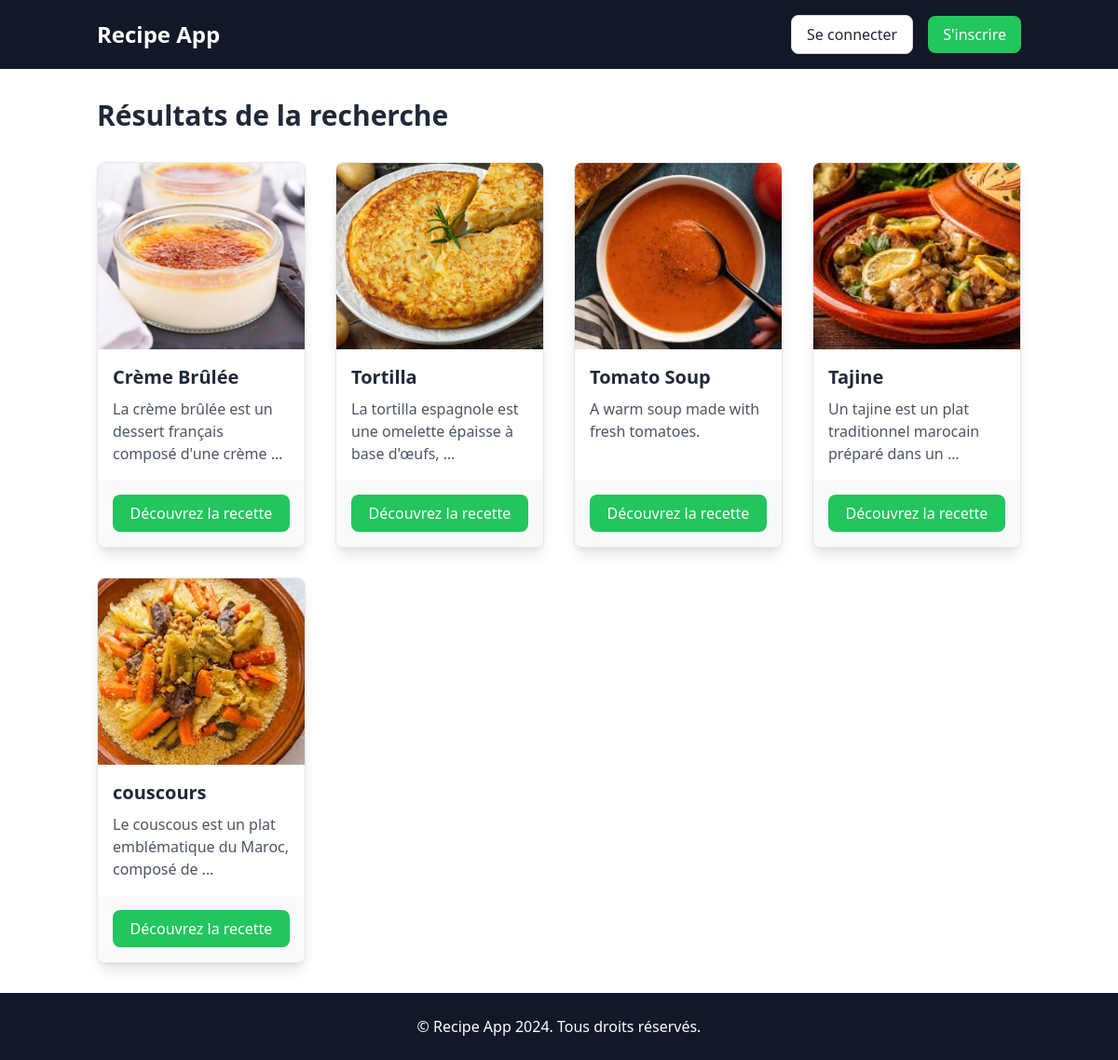
/recipes/chercher_recette/, run on an earlier commit of the app's database.
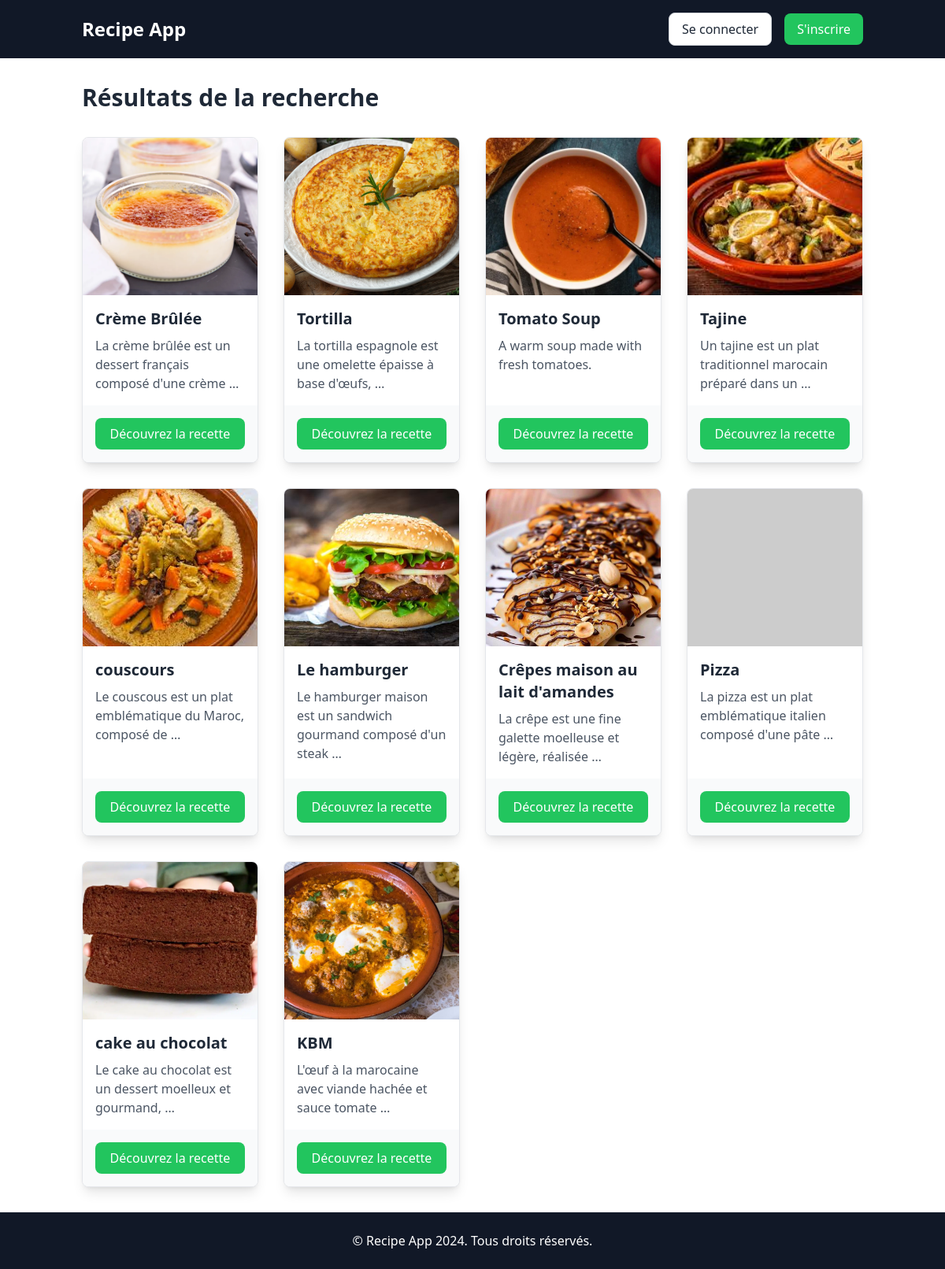
And on a later commit of the database.
### recipes/models.py (models this page shows, shortened)
class Recipe(models.Model):
    title = models.CharField(max_length=200)  # Titre de la recette
    description = models.TextField()  # Description détaillée de la recette
    user = models.ForeignKey(User, on_delete=models.SET_NULL, null=True, blank=True)  # Utilisateur ayant créé la recette
    image = models.ImageField(upload_to='recipes_photos/', default="https://dummyimage.com/450x300/dee2e6/6c757d.jpg")  # Image de la recette

### recipes/views.py (the view)
# urls.py: path('chercher_recette/', recipes.views.chercher_recette, name='chercher_recette'),
def chercher_recette(request):
    q = request.GET.get('query', '')  # Obtenir le mot-clé de recherche depuis l'URL
    recherches = Recipe.objects.filter(title__icontains=q)  # Rechercher dans le champ "title"
    return render(request, "recipes/search_result.html", {'recherches': recherches})

### recipes/templates/recipes/search_result.html (shortened to what this page needs)
<!DOCTYPE html>
<html lang="fr">
<head>
    <script src="https://cdn.tailwindcss.com"></script>
</head>
<body class="min-h-screen flex flex-col">
    <nav class="bg-gray-900">
        <div class="container mx-auto px-4 py-4 flex justify-between items-center">
            <div class="flex items-center space-x-4">
                <a href="{% url 'recipes' %}" class="text-2xl font-bold text-white">Recipe App</a>
            </div>
            <div class="flex items-center space-x-4">
                {% if user.is_authenticated %}
                <p class="text-white">Bonjour, <span class="font-bold">{{ user.username }}</span></p>
                <a href="{% url 'profile' %}"
                    class="bg-green-500 text-white hover:bg-green-600 px-4 py-2 rounded-lg">Profile</a>
                {% else %}
                <a href="{% url 'login' %}"
                    class="bg-white text-gray-800 hover:bg-gray-100 px-4 py-2 rounded-lg border border-gray-300">Se
                    connecter</a>
                <a href="{% url 'signup' %}"
                    class="bg-green-500 text-white hover:bg-green-600 px-4 py-2 rounded-lg">S'inscrire</a>
                {% endif %}
            </div>
        </div>
    </nav>
    <section class="py-8 flex-grow">
        <div class="container mx-auto px-4">
            <h1 class="text-3xl font-semibold text-gray-800 mb-8">Résultats de la recherche</h1>
            {% if recherches %}
            <div class="grid grid-cols-1 md:grid-cols-2 lg:grid-cols-4 gap-8">
                {% for recette in recherches %}
                <div
                    class="bg-white border border-gray-200 rounded-lg shadow-lg overflow-hidden flex flex-col hover:scale-105 transform transition">
                    <div class="h-[200px] w-full">
                        <img src="../../../recipes_photos/{{ recette.image }}" class="h-full w-full object-cover"
                            onerror="this.onerror=null; this.src='https://dummyimage.com/450x300/dee2e6/6c757d.jpg';">
                    </div>
                    <div class="p-4 flex-grow">
                        <h2 class="text-xl font-semibold text-gray-800">{{ recette.title }}</h2>
                        <p class="text-gray-600 mt-2">{{ recette.description|truncatewords:10 }}</p>
                    </div>
                    <div class="p-4 bg-gray-50">
                        <a href="{% url 'recette_info' recette.id %}"
                            class="bg-green-500 text-white hover:bg-green-600 px-4 py-2 block text-center rounded-lg">
                            Découvrez la recette
                        </a>
                    </div>
                </div>
                {% endfor %}
            </div>
            {% else %}
            <p class="text-gray-600">Aucune recette trouvée pour votre recherche.</p>
            {% endif %}
        </div>
    </section>
    <footer class="bg-gray-900 py-6">
        <div class="container mx-auto text-center text-white">
            <p>&copy; Recipe App 2024. Tous droits réservés.</p>
        </div>
    </footer>
</body>
</html>

What changed in the data, as far as the page shows it:
added Recipe: image (picture), title "Le hamburger", description "Le hamburger maison est un sandwich gourmand composé d'un steak …"
added Recipe: image (picture), title "Crêpes maison au lait d'amandes", description "La crêpe est une fine galette moelleuse et légère, réalisée …"
added Recipe: title "Pizza", description "La pizza est un plat emblématique italien composé d'une pâte …"
added Recipe: image (picture), title "cake au chocolat", description "Le cake au chocolat est un dessert moelleux et gourmand, …"
added Recipe: image (picture), title "KBM", description "L'œuf à la marocaine avec viande hachée et sauce tomate …"
